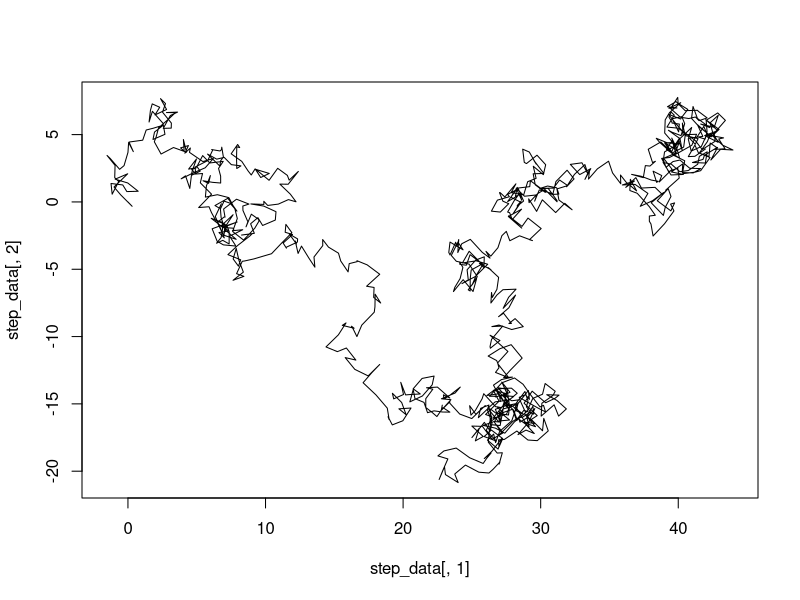
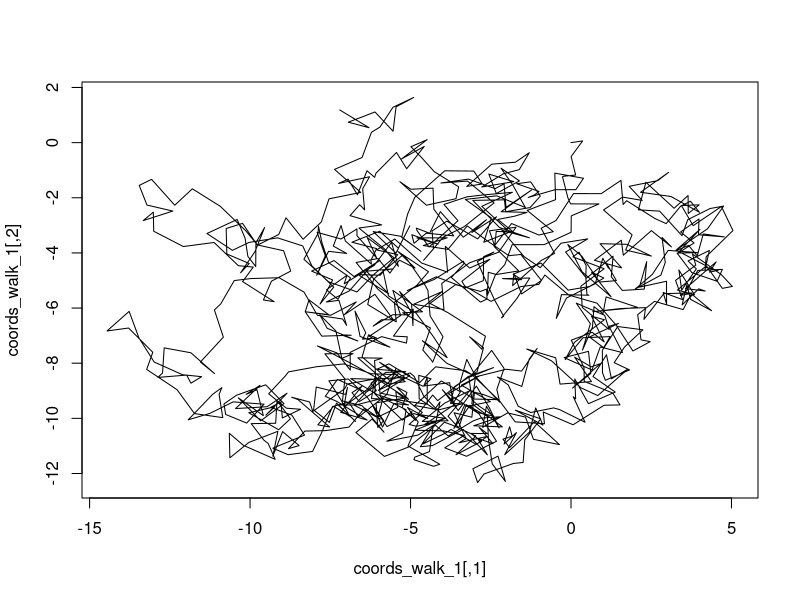

The R script that drew these images, in order: (Note: this script raises an error after producing the figures.)


## Building a random walk function from the ground up?
##, need x and y coordinates

# Random Walk Version One

x_start = 0
y_start = 0

n_steps = 1000

step_data = matrix(0, ncol = 2, nrow = n_steps +1)
step_data[1, 1] = x_start
step_data[1,2] = y_start

step_data

for(i in 1:n_steps)
{
  

x_current = step_data[i, 1]
y_current = step_data[i, 2]

x_next = x_current + runif(n = 1, min = -1, max = 1)
y_next = y_current + runif(n = 1, min = -1, max = 1)

step_data[i + 1, 1] = x_next
step_data[i + 1, 2] = y_next

}
# Plot Random Walk

plot(step_data[,1], step_data[,2], type = "l")



## Random Walk Function Version 1

x_start = 0
y_start = 0

n_steps = 1000


r_walk_1 = function(x_start, y_start, n_steps)

{
  
  step_data = matrix(0, ncol = 2, nrow = n_steps +1)
  step_data[1, 1] = x_start
  step_data[1,2] = y_start
  
  for(i in 1:n_steps)
  {
    
    x_current = step_data[i, 1]
    y_current = step_data[i, 2]
    
    x_next = x_current + runif(n = 1, min = -1, max = 1)
    y_next = y_current + runif(n = 1, min = -1, max = 1)
    
    step_data[i + 1, 1] = x_next
    step_data[i + 1, 2] = y_next
    
  }
return(step_data)
}

coords_walk_1 =
  r_walk_1(0,0,1000)
plot(coords_walk_1, type = "l")


## linear function

slope = 1
intercept = 1
x = 1:5

y = slope * x + intercept

y

linear = function(slope, intercept, x) ## order matters within the function
{
  y = slope * x + intercept
  return(y)
}
linear(
  slope = 1,
  intercept = 1, 
  x = 1:5)

require(palmerpenguins)
boxplot(body_mass_g ~ x, data = penguins)

## come back and finish the palmer penguins part

bp_sex = function(dat)
{
  boxplot(
    body_mass_g ~ sex,
    data = droplevels
  )
  
}

